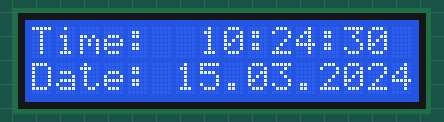
Simulated run of this sketch. Board: Arduino Uno, built with avr-gcc and run on an emulated ATmega328P. Shown: 16×2 character LCD. The local clock reads 2024-03-15 10:24:30 at power-on unless the sketch sets it.

Above: at 0.1 s.
At 4.2 s:
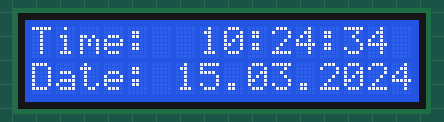
At 9.2 s:
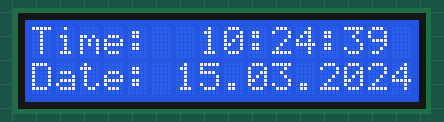
At 19.3 s:
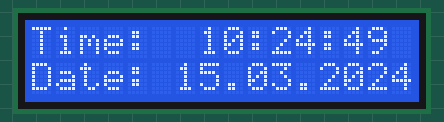
At 28.3 s:
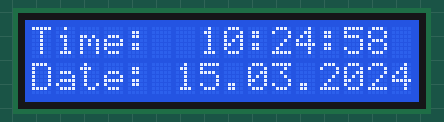
At 38.4 s:
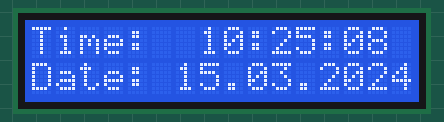

Measured:
- what the display in image 1 shows lasts 1.0 s, from 4.1 s to 5.1 s

The sketch:

LCD_Clock.ino
```cpp
#include <DS3231.h>
#include <LiquidCrystal.h> // includes the LiquidCrystal Library

const int pinSDA = 1; // Set the pin for RTC SDA
const int pinSCL = 0; // Set the pin for RTC SCL

const int rs = 13;    // Set up pins for LCD screen
const int enable = 12;
const int d4 = 11;
const int d5 = 10;
const int d6 = 9;
const int d7 = 8;

DS3231 rtc(pinSDA, pinSCL);
LiquidCrystal lcd(rs, enable, d4, d5, d6, d7);

void setup()
{
  lcd.clear();      // Clear the LCD screen
  rtc.begin();      // Initialize the DS3231 RTC
  lcd.begin(16,2);  // Initialize the LCD screen and set the columns and rows

  //rtc.setTime(13,57,15);  // Uncomment this line to reset the time
  //rtc.setDate(3,7,2019);  // Uncomment this line to reset the date
}

void loop()
{
  lcd.setCursor(0,0);   // Set the cursor at column 0, row 0
  lcd.print("Time:  ");
  lcd.print(rtc.getTimeStr());  // Print the time

  lcd.setCursor(0,1);   // Set the cursor at column 0, row 1
  lcd.print("Date: ");
  lcd.print(rtc.getDateStr());  // Prints the date

  delay(1000);  // Delay for one second
}
```
